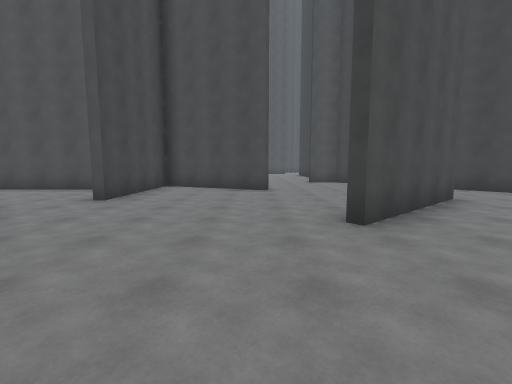
[1] (above)

17 first-person views from a walk through a scene from a Unity 3-D project. The camera is 1.5 m above the floor, tilts 6° down and sees 90° across. The floor is counted in squares, 2 m on a side. Each view is taken from the middle of a square. On the plan, view 1 faces up. The plan holds only what a view shows up to about 9 squares ahead; the rest is blank. The place goes on beyond the plan.

[2]
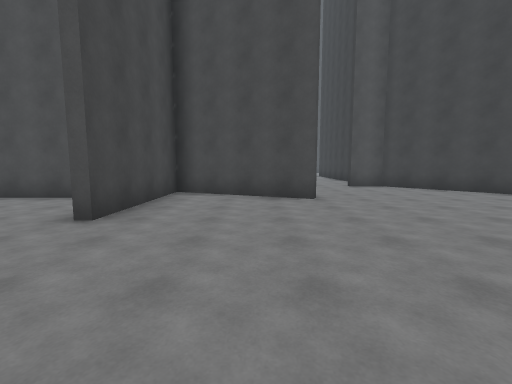

[3]
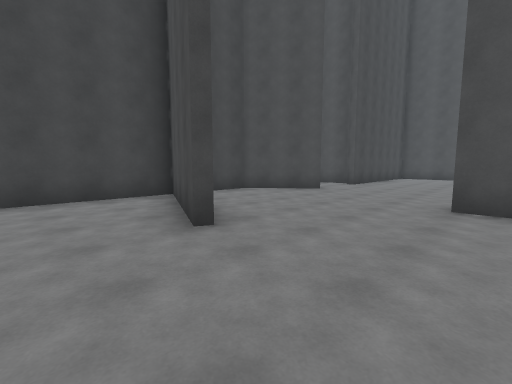

[4]
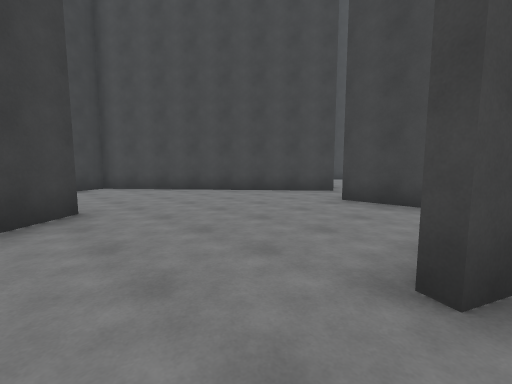

[5]
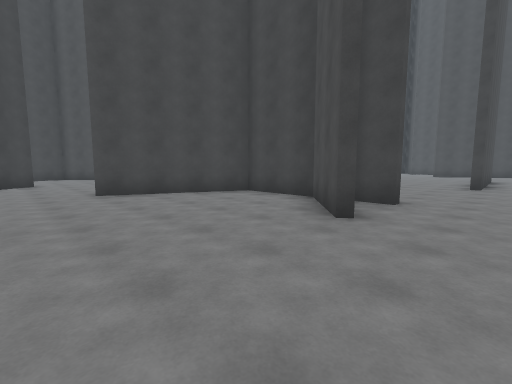

[6]
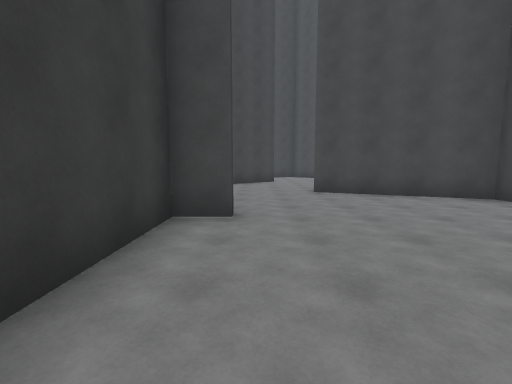

[7]
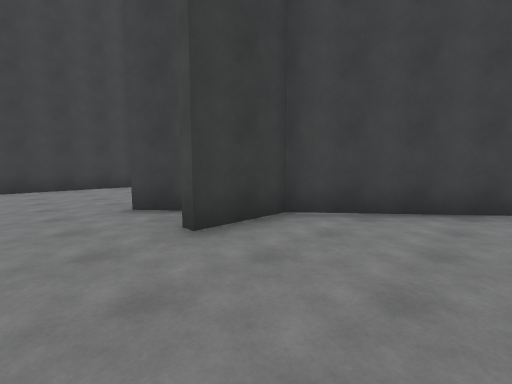

[8]
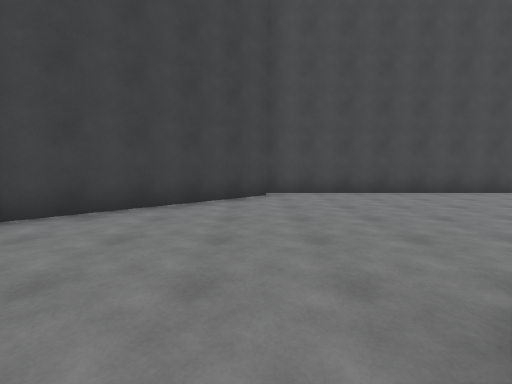

[9]
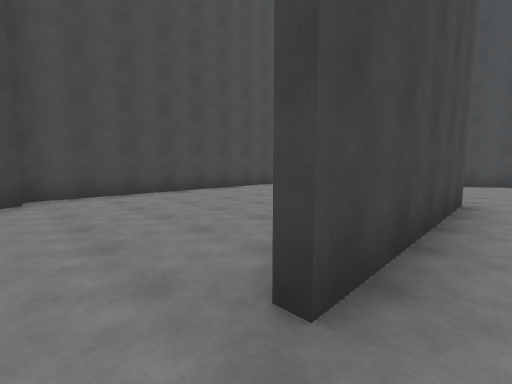

[10]
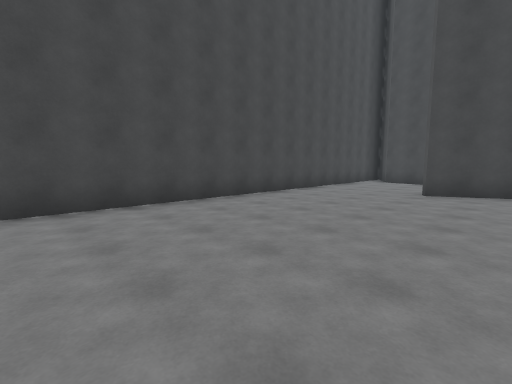

[11]
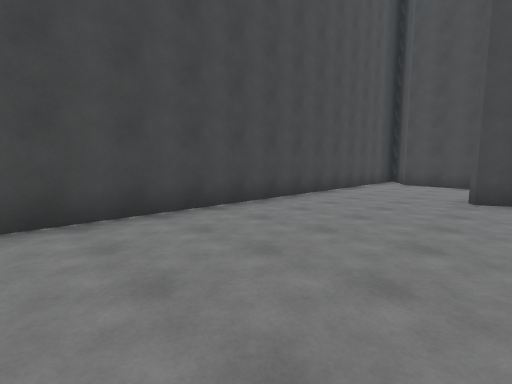

[12]
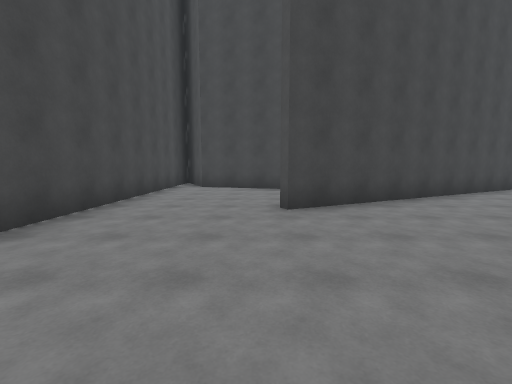

[13]
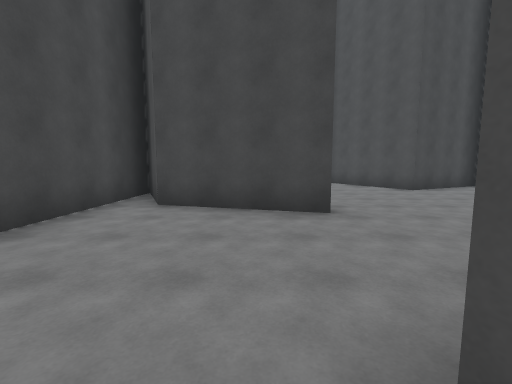

[14]
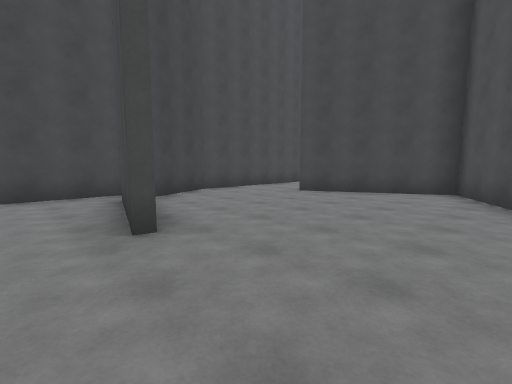

[15]
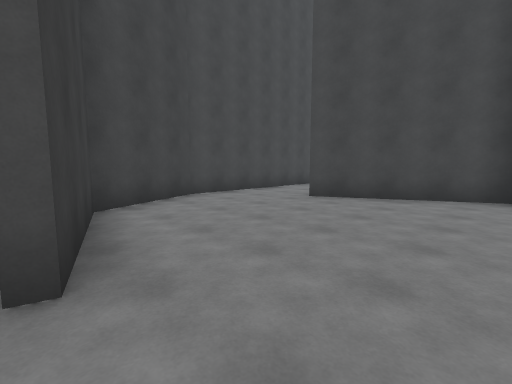

[16]
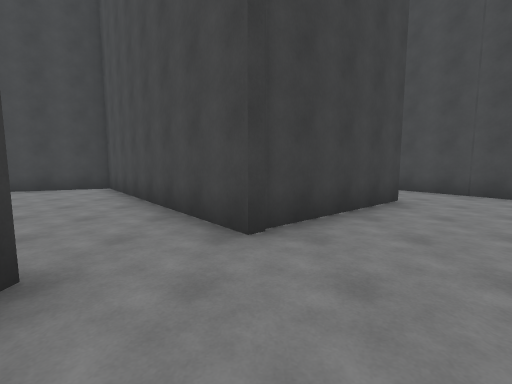

[17]
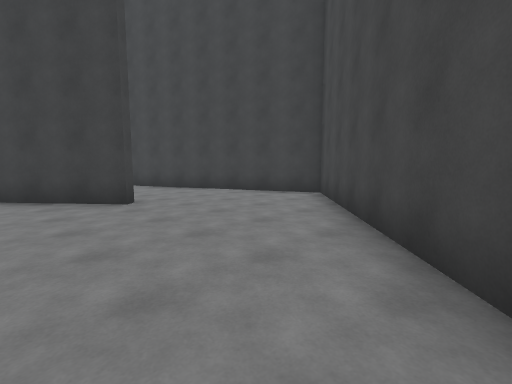

### Floor plan
Points are (right, up) in squares from view 1. A wall is a line through its corners. A room is listed if a view was taken in it or the views show most of it. See-through windows are left out.
Room 1 (views 1, 2, 3, 4, 5, 6)
walls: (0.4, 7.6) (-3.2, 9.2) (-3.2, 5.4); (4.5, 5.8) (1.3, 3.1); (1.2, 3.3) (3.3, 5.1); (2.2, 11.3) (3.2, 11.3) (3.2, 15.1); (4.5, 9.8) (3.5, 11.1); (3.1, 11.1) (2.2, 11.1); (-4.9, 4.2) (-0.3, -1.2) (4.5, 1); (-1.3, 13.3) (-3.2, 11.7) (-3.2, 9.4) (0.4, 7.9)
ways out: opening at (-0.5, 14.5) to room 2; opening at (-3, 5) to room 4
Room 2 (views 7, 8, 9, 10, 11, 12, 13)
walls: (-13.1, 14.4) (-8, 14.4); (-7.3, 8.6) (-3.5, 11.8) (-3.5, 13.5); (-19.2, 15.6) (-17.2, 11.4); (-20.9, 12.2) (-21.8, 9.1); (-2.2, 12.9) (-1.4, 13.5); (-23.9, 8.1) (-7.2, 8.1)
ways out: opening at (-0.5, 14.5) to room 1; opening at (-19.5, 12) to room 3
Room 3 (views 14, 15)
walls: (-25.1, 15.5) (-28, 14.1) (-26.3, 10.5); (-28, 8.1) (-24.5, 8.1) (-22, 9.3) (-21.2, 12.3)
ways out: opening at (-19.5, 12) to room 2; opening at (-27, 9.5)
Room 4 (views 16, 17)
walls: (-8.1, 1.5) (-4.9, 4.2); (-5, 7.9) (-8, 7.9); (-10.6, 1.5) (-9.7, 0)
ways out: opening at (-3, 5) to room 1; opening at (-9, 1)

Where each view was taken, in squares from view 1:
view 1: 0 up, 0 right, facing up
view 2: 2 up, 1 left, facing up
view 3: 6 up, 3 right, facing up-left
view 4: 8 up, 2 right, facing down-left
view 5: 15 up, 2 right, facing down-left
view 6: 15 up, 2 right, facing down
view 7: 15 up, 6 left, facing down-right
view 8: 15 up, 7 left, facing down
view 9: 15 up, 7 left, facing down-left
view 10: 13 up, 10 left, facing down-left
view 11: 12 up, 11 left, facing down-left
view 12: 11 up, 13 left, facing left
view 13: 11 up, 17 left, facing left
view 14: 15 up, 20 left, facing down-left
view 15: 14 up, 21 left, facing down-left
view 16: 7 up, 5 left, facing down
view 17: 5 up, 4 left, facing down-right
